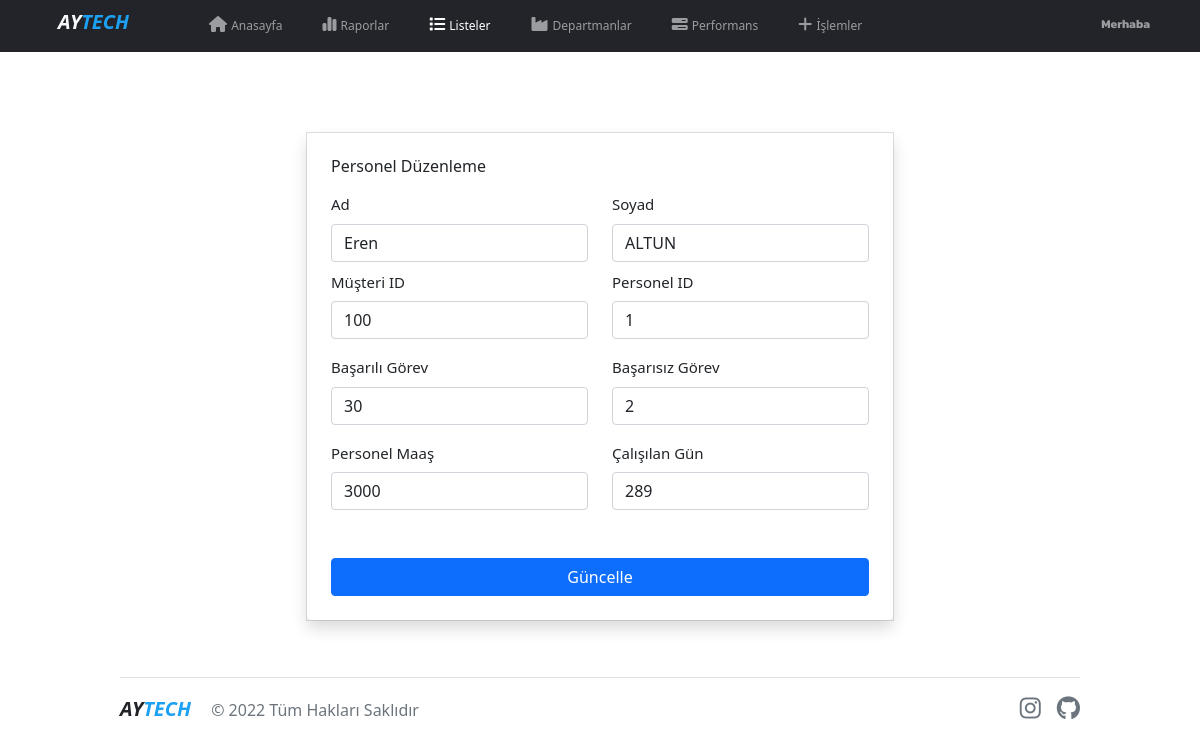
The app's page /duzenlePersonel.php?id=1 with its own data.
### tables this page shows
CREATE TABLE IF NOT EXISTS `personel` (
  `per_id` int(11) NOT NULL,
  `dep_id` int(11) NOT NULL,
  `per_ad` varchar(255) NOT NULL,
  `per_soyad` varchar(255) NOT NULL,
  `basarili_gorev` int(11) NOT NULL,
  `basarisiz_gorev` int(11) NOT NULL,
  `per_maas` int(11) NOT NULL,
  `calisilanGun` int(11) NOT NULL,
  PRIMARY KEY (`per_id`),
  KEY `dep_id` (`dep_id`)
);

### duzenlePersonel.php (the view, shortened to what this page needs)
<?php
$baglanti = mysqli_connect("localhost", "root", "", "karardesteksistemleri");
$baglanti->set_charset("utf8");
?>
<!DOCTYPE HTML>
<html>
<head>
	<link href="index.css" rel="stylesheet"/>
	<link href="https://cdn.jsdelivr.net/npm/bootstrap@5.1.3/dist/css/bootstrap.min.css" rel="stylesheet">
</head>
<body>
	<nav class="navbar navbar-expand-md navbar-dark pt-0" style="background-color:#22242a;">
		<div class="container">
			<a href="main.php" class="navbar-brand fw-bold ms-3 me-5" style="text-decoration:none;"><i class="text-light">AY</i><i style="color:#1da1f2;">TECH</i></a>
			<div class="navbar-collapse collapse" id="navbarCollapse">
				<ul class="navbar-nav">
					<li class="nav-item ms-4">
						<a href="main.php" class="nav-link">
							<i class="fas fa-home pt-2"></i> <span style="font-size:12px;">Anasayfa</span>
						</a>
					</li>
					<li class="nav-item ms-4">
						<a href="raporlar.php" class="nav-link">
							<i class="fa-solid fa-chart-simple pt-2"></i> <span style="font-size:12px;">Raporlar</span>
						</a>
					</li>
					<li class="nav-item ms-4">
						<a href="listeler.php" class="nav-link active">
							<i class="fa-solid fa-list pt-2"></i> <span style="font-size:12px;">Listeler</span>
						</a>
					</li>
					<li class="nav-item ms-4">
						<a href="departmanlar.php" class="nav-link">
							<i class="fas fa-industry pt-2"></i> <span style="font-size:12px;">Departmanlar</span>
						</a>
					</li>
					<li class="nav-item ms-4">
						<a href="gorevler.php" class="nav-link">
							<i class="fa-solid fa-bars-progress pt-2"></i> <span style="font-size:12px;">Performans</span>
						</a>
					</li>
					<li class="nav-item ms-4">
						<a href="islemler.php" class="nav-link">
							<i class="fa-solid fa-plus pt-2"></i> <span style="font-size:12px;">İşlemler</span>
						</a>
					</li>
				</ul>
				<ul class="navbar-nav ms-auto">
					<li class="nav-item dropdown">
						<a href="#" class="nav-link" data-bs-toggle="dropdown">
							<span class="ms-2 fw-bold" style="font-family: 'Kanit', sans-serif; font-size:12px;">Merhaba <?php echo $_SESSION["ad"] ?></span>
						</a>
					</li>
				</ul>
			</div>
		</div>
	</nav>
	<section class="d-flex align-items-center justify-content-center mt-5" style="padding:2rem;">
		<form action="" method="post" class="border">
			<?php
			$sorgu = mysqli_query($baglanti, "SELECT * FROM personel WHERE per_id =" . (int)$_GET['id']);
			$row = mysqli_fetch_assoc($sorgu);
			?>
			<div class="row">
				<div class="col-md">
					<div class="p-4 shadow rounded-3">
						<div class="mb-3">
							<h4 class="text-right fs-6">Personel Düzenleme</h4>
						</div>
						<div class="row mt-2">
							<div class="col-md-6"><label style="font-size:15px;" class="form-label">Ad</label><input type="text" class="form-control" name="per_ad" value="<?= $row['per_ad']; ?>"></div>
							<div class="col-md-6"><label style="font-size:15px;" class="form-label">Soyad</label><input type="text" class="form-control" name="per_soyad" value="<?= $row['per_soyad']; ?>"></div>
						</div>
						<div class="row mt-2">
							<div class="col-md-6"><label style="font-size:15px;" class="form-label">Müşteri ID</label><input type="text" class="form-control" name="dep_id" value="<?= $row['dep_id']; ?>"></div>
							<div class="col-md-6"><label style="font-size:15px;" class="form-label">Personel ID</label><input type="text" class="form-control" name="per_id" value="<?= $row['per_id']; ?>"></div>
						</div>
						<div class="row mt-3">
							<div class="col-md-6"><label style="font-size:15px;" class="form-label">Başarılı Görev</label><input type="text" class="form-control" name="basarili_gorev" value="<?= $row['basarili_gorev']; ?>"></div>
							<div class="col-md-6"><label style="font-size:15px;" class="form-label">Başarısız Görev</label><input type="text" class="form-control" name="basarisiz_gorev" value="<?= $row['basarisiz_gorev']; ?>"></div>
						</div>
						<div class="row mt-3">
							<div class="col-md-6"><label style="font-size:15px;" class="form-label">Personel Maaş</label><input type="text" class="form-control" name="per_maas" value="<?= $row['per_maas']; ?>"></div>
							<div class="col-md-6"><label style="font-size:15px;" class="form-label">Çalışılan Gün</label><input type="text" class="form-control" name="calisilanGun" value="<?= $row['calisilanGun']; ?>"></div>
						</div>
						<div class="mt-5 text-center">
							<input id="tableButton" type="submit" value="Güncelle" name="guncelle" class="btn btn-primary w-100">
						</div>
					</div>
				</div>
			</div>
		</form>
	</section>
</body>
<footer class="d-flex justify-content-between align-items-center pt-3 my-4 border-top footer-margin">
    <div class="col-md-4">
        <a href="main.php" class="navbar-brand fw-bold text-decoration-none"><i class="text-dark">AY</i><i style="color:#1da1f2;">TECH</i></a>
        <span class="text-muted">© 2022 Tüm Hakları Saklıdır</span>
    </div>
    <ul class="nav col-md-4 d-flex justify-content-end">
        <li>
            <a class="text-muted" target="_blank" href="https://www.instagram.com/ahmmeetteren/?hl=tr"><i class="fa-brands fa-instagram fs-4"></i></a>
        </li>
        <li>
            <a class="text-muted" target="_blank" href="https://github.com/ahmmeetteren"><i class="fa-brands fa-github fs-4 ms-3"></i></a>
        </li>
    </ul>
</footer>
</html>

### index.css (style rules this page uses)
.fs-6 { font-size: 20px; }
@media only screen and (min-width:768px) { .footer-margin { margin-left:120px; margin-right:120px; } }

### records on screen
personel: per_ad "Eren", per_soyad "ALTUN", dep_id "100", per_id "1", basarili_gorev "30", basarisiz_gorev "2", per_maas "3000", calisilanGun "289"
